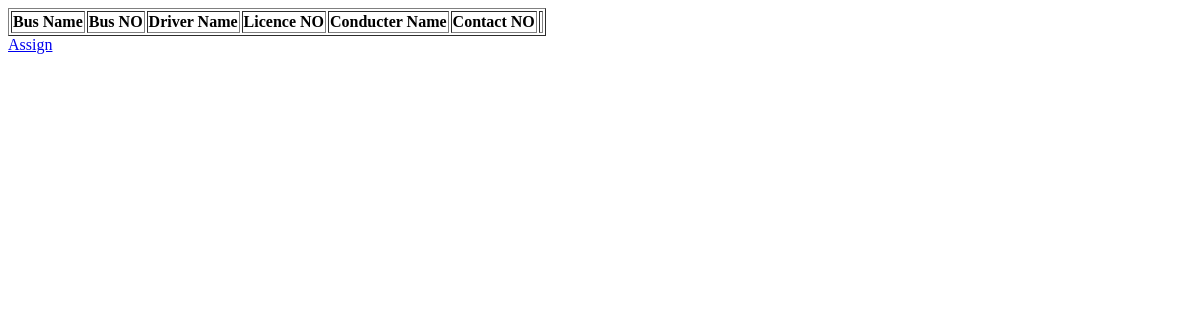
/ViewAssignedBus (signed in), run on an earlier commit of the app's database.
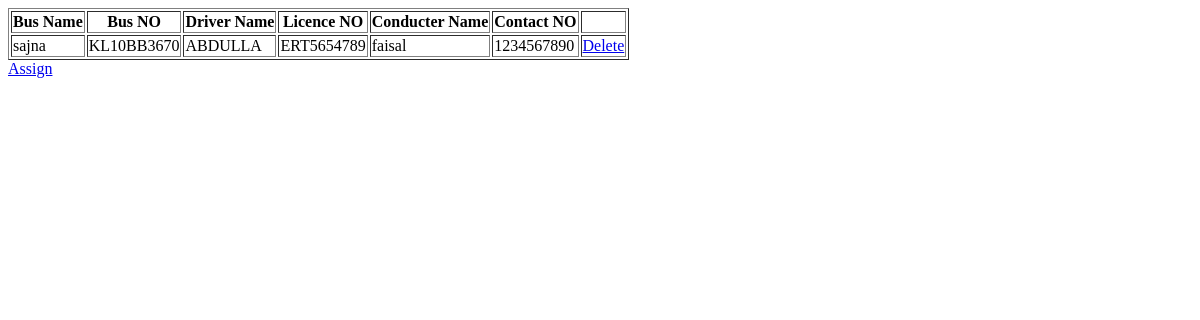
And on a later commit of the database.
### BuzbeeApp/models.py (models this page shows)
class AssignTable(models.Model):
    BUS = models.ForeignKey(BusTable, on_delete=models.CASCADE,blank=True,null=True)
    DRIVER = models.ForeignKey(DriverTable, on_delete=models.CASCADE,blank=True,null=True)
    Conducter = models.ForeignKey(CondoctorTable, on_delete=models.CASCADE,blank=True,null=True)
    Status = models.CharField(max_length=20, null=True, blank=True)
    Date = models.DateField(auto_now_add=True)

class BusTable(models.Model):
     Busname = models.CharField(max_length=30,blank=True,null=True)
     Bus_NO = models.CharField(max_length=20,blank=True,null=True)
     Capacity = models.IntegerField(blank=True,null=True)
     RC_NO = models.CharField(max_length=15,blank=True,null=True)
     Photo = models.FileField(blank=True,null=True)
     OWNER = models.ForeignKey(OwnerTable, on_delete=models.CASCADE,blank=True,null=True)
     Status = models.CharField(max_length=20, null=True, blank=True)

class DriverTable(models.Model):
    Driver_Name = models.CharField(max_length=30, blank=True, null=True)
    Address = models.CharField(max_length=30, blank=True, null=True)
    Licence_NO = models.CharField(max_length=16,blank=True,null=True)
    Age = models.IntegerField(blank=True,null=True)
    Contact_NO = models.BigIntegerField(blank=True,null=True)
    Gender = models.CharField(max_length=2,blank=True,null=True)
    Status = models.CharField(max_length=8,blank=True,null=True)
    Latitude =models.FloatField(blank=True,null=True)
    Longitude =models.FloatField(blank=True,null=True)
    LOGIN = models.ForeignKey(LoginTable, on_delete=models.CASCADE, null=True,blank=True)
    OWNER = models.ForeignKey(OwnerTable, on_delete=models.CASCADE,blank=True,null=True)

class CondoctorTable(models.Model):
    LOGIN = models.ForeignKey(LoginTable, on_delete=models.CASCADE,blank=True,null=True)
    OWNER = models.ForeignKey(OwnerTable, on_delete=models.CASCADE,blank=True,null=True)
    Name = models.CharField(max_length=30,blank=True,null=True)
    Age = models.IntegerField(blank=True,null=True)
    Contact_NO = models.BigIntegerField(blank=True,null=True)
    Gender = models.CharField(max_length=2,blank=True,null=True)
    Address = models.CharField(max_length=50,blank=True,null=True)

### BuzbeeApp/views.py (the view)
# urls.py: path('ViewAssignedBus',ViewAssignedBus.as_view(),name="ViewAssignedBus"),
class ViewAssignedBus(View):
    def get(self,request):
        obj=AssignTable.objects.filter(BUS__OWNER__LOGIN_id=request.session['login_id'])
        return render(request,"owner/viewassignedbus.html",{'val':obj})

### templates/owner/viewassignedbus.html (shortened to what this page needs)
<!DOCTYPE html>
<html lang="en">
<head>
</head>
<body>
    <table border="1">
        <tr>
            <th>Bus Name</th>
            <th>Bus NO</th>
            <th>Driver Name</th>
            <th>Licence NO</th>
            <th>Conducter Name</th>
            <th>Contact NO</th>
            <th></th>
        </tr>
        {% for i in val %}
        <tr>
            <td>{{i.BUS.Busname}}</td>
            <td>{{i.BUS.Bus_NO}}</td>
            <td>{{i.DRIVER.Driver_Name}}</td>
            <td>{{i.DRIVER.Licence_NO}}</td>
            <td>{{i.Conducter.Name}}</td>
            <td>{{i.Conducter.Contact_NO}}</td>
            <td>
                <a href="DeleteAssignedBus/{{ i.id }}">Delete</a>
            </td>
        </tr>
        {% endfor %}
    </table>
             <a href="/AssignBus">Assign</a>
</body>
</html>

What changed in the data, as far as the page shows it:
added AssignTable: BUS.Busname "sajna", BUS.Bus_NO "KL10BB3670", DRIVER.Driver_Name "ABDULLA", DRIVER.Licence_NO "ERT5654789", Conducter.Name "faisal", Conducter.Contact_NO "1234567890"
